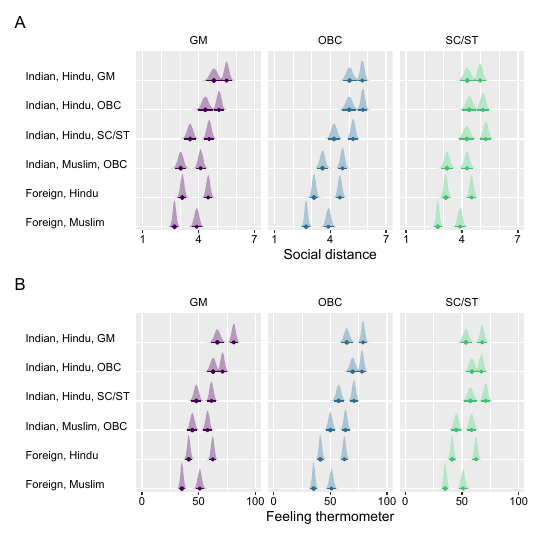

Write R code to recreate this figure.
rm(list = ls())

# Library -----------------------------------------------------------------

  # Load packages
  library(tidyverse); library(patchwork); library(tidybayes)


# Prepare -----------------------------------------------------------------

  # Import posterior draws
  post <- read_rds("results/q2q3_q1_post.rds")

  # Recode variables
  post <- post %>% 
    mutate(
      category = recode_factor(
        category,
        "1" = "Indian, Hindu, GM",
        "2" = "Indian, Hindu, OBC",
        "3" = "Indian, Hindu, SC/ST",
        "4" = "Indian, Muslim, OBC",
        "5" = "Foreign, Hindu",
        "6" = "Foreign, Muslim"
      ),
      ig_caste = factor(ig_caste, levels = c("GM", "OBC", "SC/ST"))
    )


# Visualize ---------------------------------------------------------------

  # Figure 5a
  f5a <- post %>% 
    filter(outcome == "q2") %>% 
  ggplot(., aes(x = m_est, y = fct_rev(category), group = q1)) +
    stat_halfeyeh(
      aes(shape = factor(q1)),
      .width = .97, size = 0.25, fatten_point = 1,
      colour = "white", fill = "white"
    ) +
    stat_halfeyeh(
      aes(colour = ig_caste, fill = ig_caste, shape = factor(q1)),
      .width = .97, size = 0.25, fatten_point = 1,
      slab_alpha = 2/5
    ) +
    scale_x_continuous(
      limits = c(1, 7),
      breaks = c(1, 4, 7),
      minor_breaks = c(2, 3, 5, 6)
    ) +
    scale_fill_viridis_d(begin = 0, end = 0.7) +
    scale_colour_viridis_d(begin = 0, end = 0.7) +
    scale_shape_manual(
      values = c("0" = "diamond filled", "1" = "circle")
    ) +
    coord_cartesian(xlim = c(0.65, 7.35), ylim = c(0.9, 7), expand = FALSE) +
    facet_grid(. ~ ig_caste) +
    theme_grey(base_size = 10) +
    theme(
      legend.position = "none",
      strip.background = element_rect(fill = NA, colour = NA),
      strip.text = element_text(colour = "black"),
      axis.text.x = element_text(colour = "black"),
      axis.text.y = element_text(colour = "black", hjust = 0, vjust = 0),
      axis.ticks.y = element_blank(),
      axis.title.y = element_blank()
    ) +
    labs(
      x = "Social distance"
    )
  
  # Figure 5b
  f5b <- post %>% 
    filter(outcome == "q3") %>% 
    ggplot(., aes(x = m_est, y = fct_rev(category), group = q1)) +
    stat_halfeyeh(
      aes(shape = factor(q1)),
      .width = .97, size = 0.25, fatten_point = 1,
      colour = "white", fill = "white"
    ) +
    stat_halfeyeh(
      aes(colour = ig_caste, fill = ig_caste, shape = factor(q1)),
      .width = .97, size = 0.25, fatten_point = 1,
      slab_alpha = 2/5
    ) +
    scale_x_continuous(
      limits = c(0, 100),
      breaks = c(0, 50, 100),
      minor_breaks = c(25, 75)
    ) +
    scale_fill_viridis_d(begin = 0, end = 0.7) +
    scale_colour_viridis_d(begin = 0, end = 0.7) +
    scale_shape_manual(
      values = c("0" = "diamond filled", "1" = "circle")
    ) +
    coord_cartesian(xlim = c(-5, 105), ylim = c(0.9, 7), expand = FALSE) +
    facet_grid(. ~ ig_caste) +
    theme_grey(base_size = 10) +
    theme(
      legend.position = "none",
      strip.background = element_rect(fill = NA, colour = NA),
      strip.text = element_text(colour = "black"),
      axis.text.x = element_text(colour = "black"),
      axis.text.y = element_text(colour = "black", hjust = 0, vjust = 0),
      axis.ticks.y = element_blank(),
      axis.title.y = element_blank()
    ) +
    labs(
      x = "Feeling thermometer"
    )


# Export ------------------------------------------------------------------

  # Combine plots
  f5a + f5b + plot_layout(ncol = 1) + plot_annotation(tag_levels = "A") 
  
  # Export as .pdf
  ggsave(
    file = "figures/figure-5.pdf", 
    device = cairo_pdf,
    width = 390/.pt, height = 390/.pt, units = "mm"
  )
  
  # Export as .png
  ggsave(
    file = "figures/figure-5.png", 
    type = "cairo", dpi = 600,
    width = 390/.pt, height = 390/.pt, units = "mm"
  )
  

# Estimate ----------------------------------------------------------------

  # Summarize
  d_est <- post %>% 
    group_by_at(vars(-q1, -z_est, -m_est)) %>% 
    summarize(
      b = m_est[2] - m_est[1],
      d = z_est[2] - z_est[1]
    ) %>% 
    group_by(outcome, category, ig_caste) %>% 
    median_qi(b, d, .width = .97) %>% 
    ungroup()
  